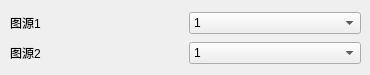
         <widget class="QWidget" name="page_8">
          <widget class="QWidget" name="layoutWidget">
           <property name="geometry">
            <rect>
             <x>10</x>
             <y>10</y>
             <width>351</width>
             <height>56</height>
            </rect>
           </property>
           <layout class="QGridLayout" name="gridLayout_6">
            <item row="0" column="0">
             <widget class="QLabel" name="label_102">
              <property name="text">
               <string>图源1</string>
              </property>
             </widget>
            </item>
            <item row="0" column="1">
             <widget class="QComboBox" name="length_raw_image">
              <property name="styleSheet">
               <string notr="true">selection-color: rgb(0, 0, 0);</string>
              </property>
              <item>
               <property name="text">
                <string>1</string>
               </property>
              </item>
             </widget>
            </item>
            <item row="1" column="0">
             <widget class="QLabel" name="label_103">
              <property name="text">
               <string>图源2</string>
              </property>
             </widget>
            </item>
            <item row="1" column="1">
             <widget class="QComboBox" name="length_raw_image_2">
              <property name="styleSheet">
               <string notr="true">selection-color: rgb(0, 0, 0);</string>
              </property>
              <item>
               <property name="text">
                <string>1</string>
               </property>
              </item>
             </widget>
            </item>
           </layout>
          </widget>
         </widget>
